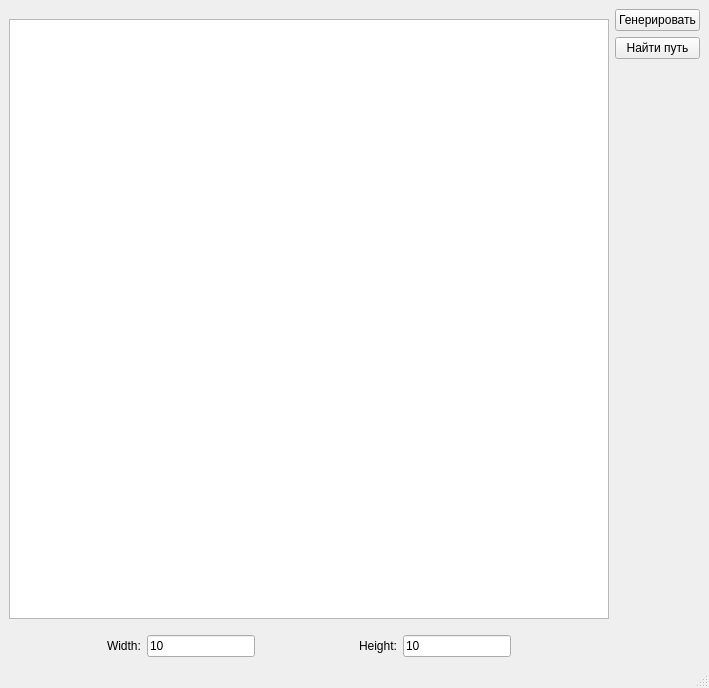
<?xml version="1.0" encoding="UTF-8"?>
<ui version="4.0">
 <class>FindPathMain</class>
 <widget class="QMainWindow" name="FindPathMain">
  <property name="geometry">
   <rect>
    <x>0</x>
    <y>0</y>
    <width>704</width>
    <height>688</height>
   </rect>
  </property>
  <property name="windowTitle">
   <string>FindPathMain</string>
  </property>
  <widget class="QWidget" name="centralwidget">
   <layout class="QGridLayout" name="gridLayout">
    <item row="3" column="2">
     <spacer name="horizontalSpacer_2">
      <property name="orientation">
       <enum>Qt::Horizontal</enum>
      </property>
      <property name="sizeHint" stdset="0">
       <size>
        <width>72</width>
        <height>20</height>
       </size>
      </property>
     </spacer>
    </item>
    <item row="3" column="0">
     <spacer name="horizontalSpacer">
      <property name="orientation">
       <enum>Qt::Horizontal</enum>
      </property>
      <property name="sizeHint" stdset="0">
       <size>
        <width>73</width>
        <height>20</height>
       </size>
      </property>
     </spacer>
    </item>
    <item row="3" column="1">
     <layout class="QHBoxLayout" name="horizontalLayout">
      <item>
       <widget class="QLabel" name="l_width">
        <property name="text">
         <string>Width:</string>
        </property>
       </widget>
      </item>
      <item>
       <widget class="QLineEdit" name="lE_width">
        <property name="text">
         <string>10</string>
        </property>
       </widget>
      </item>
     </layout>
    </item>
    <item row="1" column="5">
     <widget class="QPushButton" name="pB_findPath">
      <property name="text">
       <string>Найти путь</string>
      </property>
     </widget>
    </item>
    <item row="0" column="0" rowspan="3" colspan="5">
     <widget class="QGraphicsView" name="gV_field">
      <property name="minimumSize">
       <size>
        <width>600</width>
        <height>600</height>
       </size>
      </property>
      <property name="maximumSize">
       <size>
        <width>600</width>
        <height>600</height>
       </size>
      </property>
      <property name="verticalScrollBarPolicy">
       <enum>Qt::ScrollBarAlwaysOff</enum>
      </property>
      <property name="horizontalScrollBarPolicy">
       <enum>Qt::ScrollBarAlwaysOff</enum>
      </property>
     </widget>
    </item>
    <item row="2" column="5">
     <spacer name="verticalSpacer">
      <property name="orientation">
       <enum>Qt::Vertical</enum>
      </property>
      <property name="sizeHint" stdset="0">
       <size>
        <width>20</width>
        <height>568</height>
       </size>
      </property>
     </spacer>
    </item>
    <item row="0" column="5">
     <widget class="QPushButton" name="pB_generate">
      <property name="text">
       <string>Генерировать</string>
      </property>
     </widget>
    </item>
    <item row="3" column="3">
     <layout class="QHBoxLayout" name="horizontalLayout_2">
      <item>
       <widget class="QLabel" name="l_height">
        <property name="text">
         <string>Height:</string>
        </property>
       </widget>
      </item>
      <item>
       <widget class="QLineEdit" name="lE_height">
        <property name="text">
         <string>10</string>
        </property>
       </widget>
      </item>
     </layout>
    </item>
    <item row="3" column="4">
     <spacer name="horizontalSpacer_3">
      <property name="orientation">
       <enum>Qt::Horizontal</enum>
      </property>
      <property name="sizeHint" stdset="0">
       <size>
        <width>73</width>
        <height>20</height>
       </size>
      </property>
     </spacer>
    </item>
   </layout>
  </widget>
  <widget class="QMenuBar" name="menubar">
   <property name="geometry">
    <rect>
     <x>0</x>
     <y>0</y>
     <width>704</width>
     <height>21</height>
    </rect>
   </property>
  </widget>
  <widget class="QStatusBar" name="statusbar"/>
 </widget>
 <resources/>
 <connections/>
</ui>
